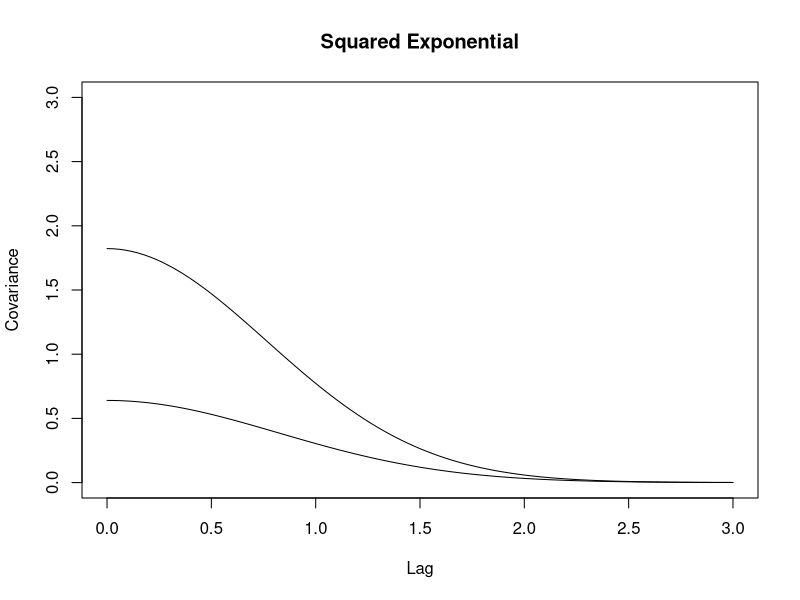
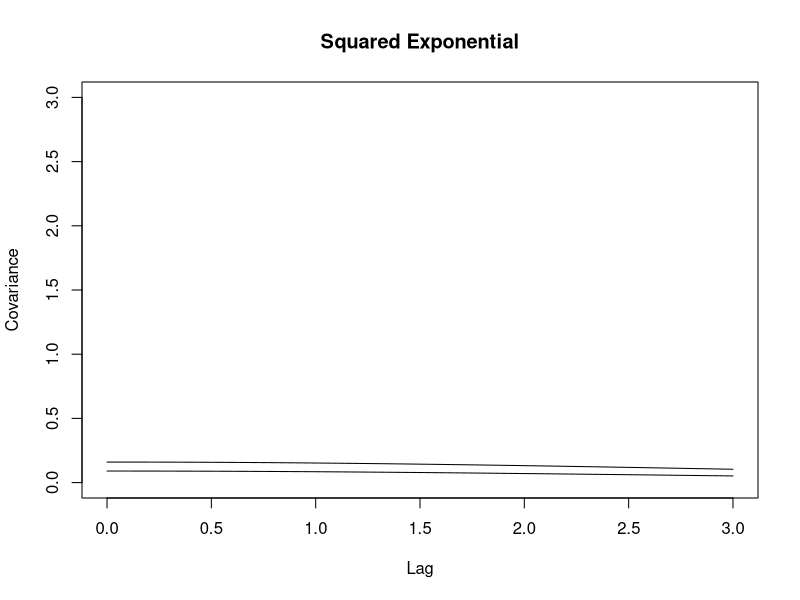

The R source for these figures, in order: (Note: this script raises an error after producing the figures.)
library(MASS)
library(tidyverse)
library(plyr)


# Functions ----
get_Sigmas = function(amplitudes, volatilities) {
  Sigmas = list()
  
  for (param in 1:length(amplitudes)) {
    Sigmas[[param]] = matrix(0, n_x, n_x)
    for (i in 1:n_x){
      for (j in 1:n_x){
        Sigmas[[param]][i, j] = amplitudes[param]^2*exp(-volatilities[param]^2*(1/2)*(x[i] - x[j])^2)  
      }
    }
  } 
  
  curve(amplitudes[1]^2*exp(-volatilities[1]^2*(1/2)*(x)^2), 0, (max(x)-min(x))*3, xlab="Lag", ylab="Covariance", main = "Squared Exponential", ylim = c(0, 3))
  for (param in 2:length(amplitudes)) {
    curve(amplitudes[param]^2*exp(-volatilities[param]^2*(1/2)*(x)^2), 0, (max(x)-min(x))*3, add = T, xlab="Lag", ylab="Covariance", main = "Squared Exponential")
  }
  
  return(Sigmas)
}

get_subj_Sigmas = function(subj_amplitude_sd, subj_volatility_sd, Sigmas){
  fs = list()
  fs_subj = list()
  
  for (param in 1:length(amplitudes)) {
    fs[[param]] = mvrnorm(1, mu, Sigmas[[param]])
    
    for (subj in 1:n) {
      subj_amplitude = rnorm(1, 0, subj_amplitude_sd[param])
      subj_volatility = rnorm(1, 0, subj_volatility_sd[param])
      
      subj_Sigma = matrix(0, n_x, n_x)
      for (i in 1:n_x){
        for (j in 1:n_x){
          subj_Sigma[i, j] = subj_amplitude^2*exp(-subj_volatility^2*(1/2)*(x[i] - x[j])^2)  
        }
      }
      
      f_subj_val = fs[[param]] + mvrnorm(1, mu, subj_Sigma)
      f_subj = data.frame(value = f_subj_val, parameter = param, id = subj, time = x)
      
      idx = ((param-1)*n+1) + subj
      fs_subj[[idx]] = f_subj
    }
  }
  
  return(list("fs" = fs, "fs_subj" = fs_subj))
}


# Experimental parameters ----
n = 20  # number of participants

# trajectory time points
x = 0:100/100  # I make it 0 to 1 so that amplitudes and volatilities are on the right scale
n_x = length(x)

# mean function
mu = rep(0, n_x)


# Group GPs ----
# covariance matrix with hyperparameters
# c(condition1, condition2)
# 1s contrast matrix 
amplitudes = c(0.80, 1.35)
volatilities = c(1.22, 1.31)

Sigmas = get_Sigmas(amplitudes, volatilities)


# Group GPs for Noise ----
namplitudes = c(0.30, 0.40)
nvolatilities = c(0.35, 0.31)

nSigmas = get_Sigmas(namplitudes, nvolatilities)


# Sample Mean Functions ----
subj_amplitude_sd = c(0.13, 0.23)
subj_volatility_sd = c(2.91, 2.34)

temp = get_subj_Sigmas(subj_amplitude_sd, subj_volatility_sd, Sigmas)
fs = temp$fs
fs_subj = temp$fs_subj

df = do.call(rbind, fs_subj)
df$parameter = factor(
  ifelse(
    df$parameter == 1
    , "condition1"
    , "condition2"
  )
)


# Sample Noise Functions ----
subj_namplitude_sd = c(0.13, 0.23)
subj_nvolatility_sd = c(2.91, 2.34)

temp = get_subj_Sigmas(subj_namplitude_sd, subj_nvolatility_sd, nSigmas)
fs_noise = temp$fs
fs_noise_subj = temp$fs_subj

df_noise = do.call(rbind, fs_noise_subj)
df_noise$parameter = factor(
  ifelse(
    df_noise$parameter == 1
    , "condition1"
    , "condition2"
  )
)


# Visualizing and Saving Group f(x)s ----
df_pop = do.call(cbind, fs)
df_pop = data.frame(df_pop)
names(df_pop) = c("condition1", "condition2")  
df_pop %>%
  mutate(
    time = x
  ) -> df_pop

# save generative function (f(x))
saveRDS(df_pop, file = "/Users/ghislaindentremont/Documents/Experiments/Trajectory/Jenn Study/previous_analyses/fake_proposal_test/fake_data_proposal.rds")

df_pop %>%
  gather(condition, value, condition1:condition2) %>%
  ggplot()+
    geom_line(aes(x=time, y=value))+
    facet_grid(condition~.)

names(df)[2] = c("condition")
df_cond = df

df_cond %>%
  ggplot()+
  geom_line(aes(x=time, y=value, color=factor(id)), alpha = 0.3)+
  facet_grid(condition~.)+
  theme(legend.position="none")


# Visualizing and Saving Noise f(x)s ----
df_noise_pop = do.call(cbind, fs_noise)
df_noise_pop = data.frame(df_noise_pop)
names(df_noise_pop) = c("condition1", "condition2") 
df_noise_pop %>%
  mutate(
    time = x
  ) -> df_noise_pop

# same generative function (f(x))
saveRDS(df_noise_pop, file = "/Users/ghislaindentremont/Documents/Experiments/Trajectory/Jenn Study/previous_analyses/fake_proposal_test/fake_data_proposal_noise.rds")

df_noise_pop %>%
  gather(condition, value, condition1:condition2) %>%
  ggplot()+
  geom_line(aes(x=time, y=value))+
  facet_grid(condition~.)

names(df_noise)[2] = c("condition")
df_noise_cond = df_noise

df_noise_cond %>%
  ggplot()+
  geom_line(aes(x=time, y=value, color=factor(id)), alpha = 0.3)+
  facet_grid(condition~.)+
  theme(legend.position="none")



# Sampling from f(x)s with noise ----
n_trials_by_condition = 100

mean(df_cond$id == df_noise_cond$id)
mean(df_cond$time == df_noise_cond$time)
mean(df_cond$condition == df_noise_cond$condition)

df_cond$noise = df_noise_cond$value

df_final2 = ddply(
  .data = df_cond
  , .variables = c("condition","id")
  , .fun = function(df_piece) {
    f_noise = t(mvrnorm(n_trials_by_condition, df_piece$value, exp(df_piece$noise)^2*diag(nrow(df_piece))))
    data.frame(f_noise, time=df_piece$time)
  }
)

df_final = df_final2 %>%
  gather(trial, value, -c(condition, id, time), factor_key = T)

df_final$condition = factor(df_final$condition)
df_final$id = factor(df_final$id)

df_final %>%
  filter(as.numeric(id) <= 5) %>%
  ggplot()+
  geom_line(aes(x=time, y=value, color=trial), alpha = 0.1)+
  facet_grid(condition~id)+
  theme(legend.position="none")

df_id_means = aggregate(value ~ time + condition + id, data=df_final, FUN=mean)

df_id_means %>%
  filter(as.numeric(id) <= 5) %>%
  ggplot()+
  geom_line(aes(x=time, y=value))+
  facet_grid(condition~id)

# change column names etc.
names(df_final)[5] = c("position")
df_final$coordinate = factor("z")

# Save File ----
saveRDS(df_final, file = "/Users/ghislaindentremont/Documents/Experiments/Trajectory/Jenn Study/previous_analyses/fake_proposal_test/fake_data_proposal_noise1.rds")
